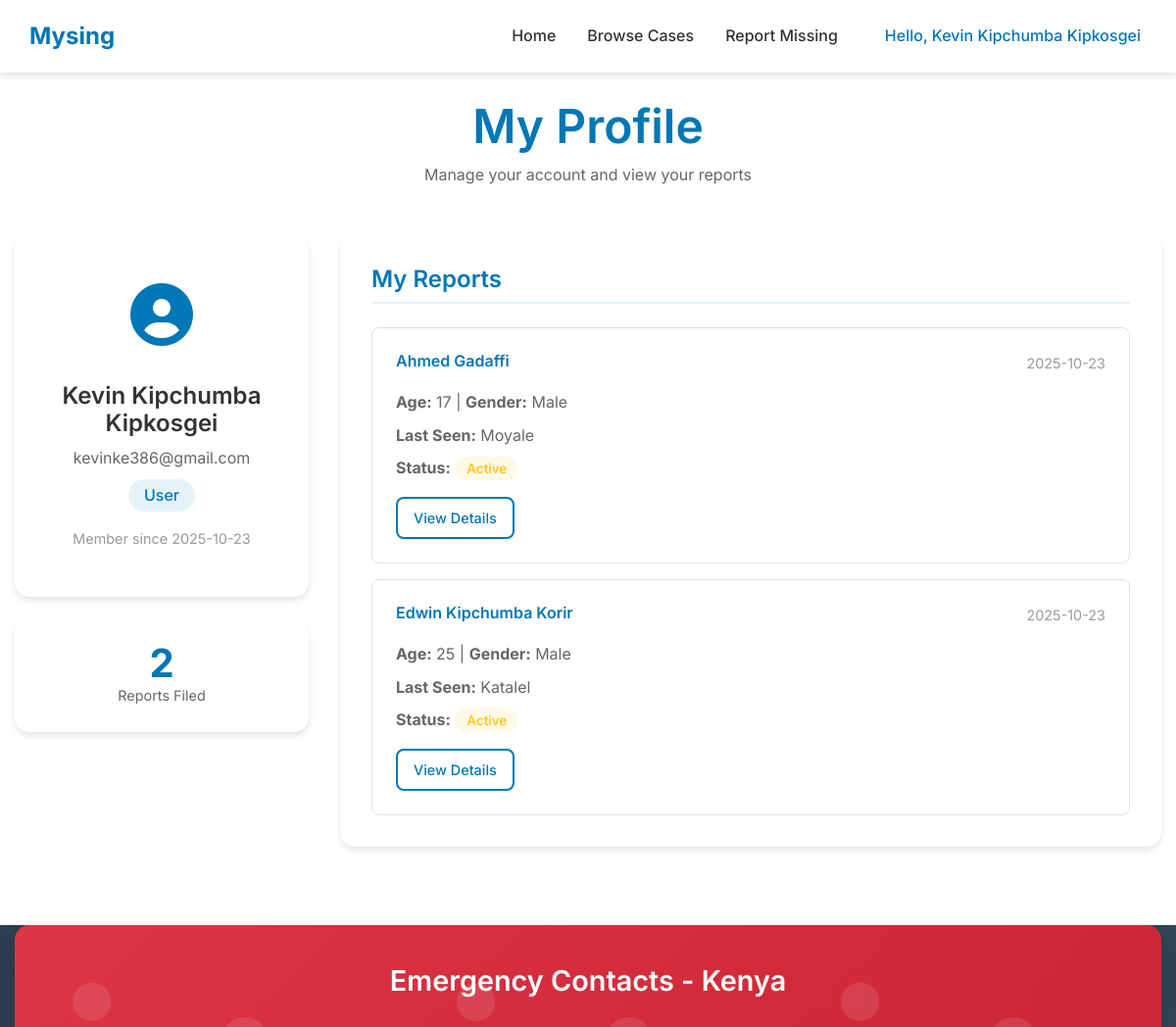
/profile (signed in, upper part), run on an earlier commit of the app's database.
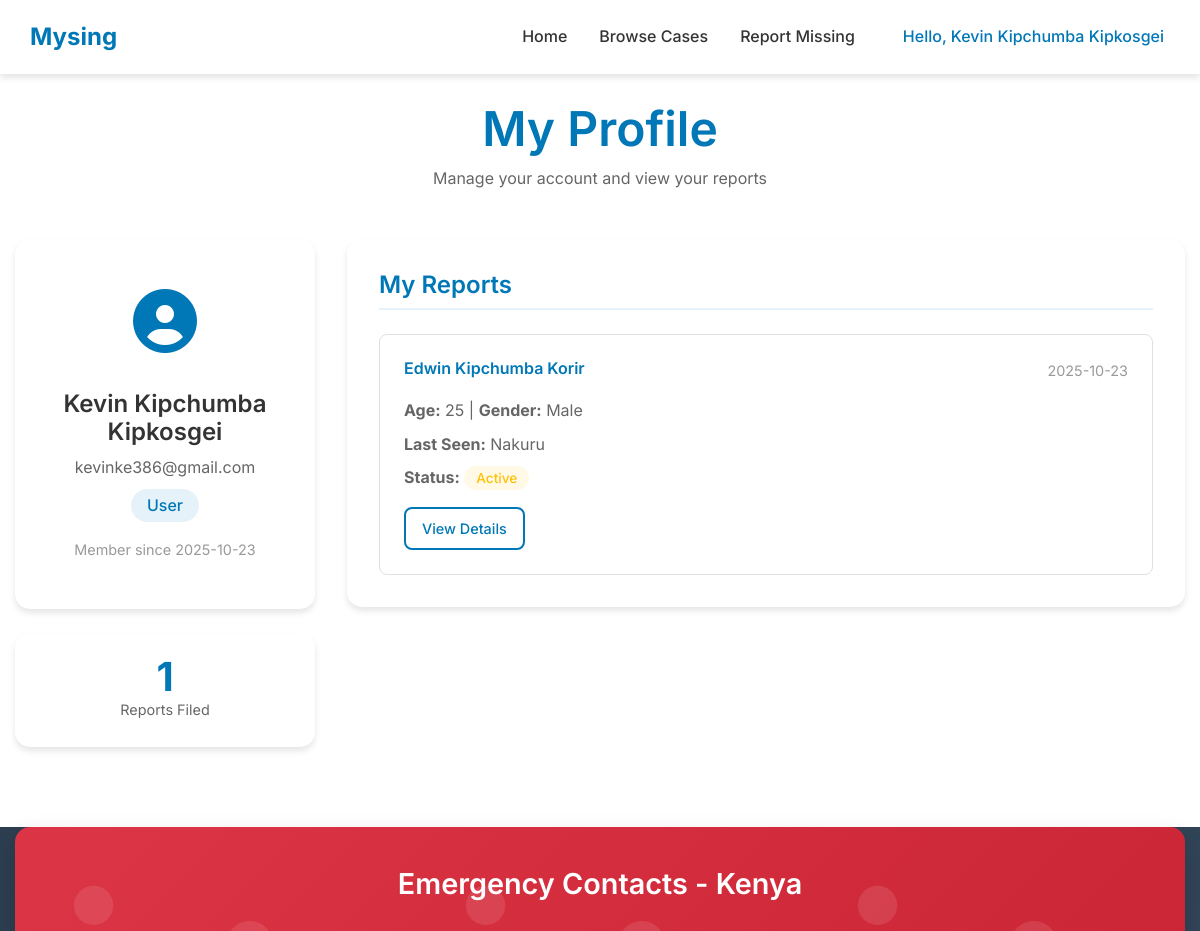
And on a later commit of the database.
### models.py (models this page shows, shortened)
class MissingPerson(db.Model):
    id = db.Column(db.Integer, primary_key=True)
    name = db.Column(db.String(100), nullable=False)
    age = db.Column(db.Integer, nullable=False)
    gender = db.Column(db.String(20), nullable=False)
    last_seen = db.Column(db.String(200), nullable=False)
    last_seen_date = db.Column(db.Date, nullable=False)
    region = db.Column(db.String(50), nullable=False)
    description = db.Column(db.Text, nullable=False)
    contact_name = db.Column(db.String(100), nullable=False)
    contact_phone = db.Column(db.String(20), nullable=False)
    contact_email = db.Column(db.String(100), nullable=False)
    photo_filename = db.Column(db.String(200), nullable=True)
    date_reported = db.Column(db.DateTime, default=datetime.utcnow)
    is_found = db.Column(db.Boolean, default=False)
    reported_by = db.Column(db.Integer, db.ForeignKey('user.id'), nullable=False)

### app.py (the view)
@app.route('/profile')
@login_required
def profile():
    user_reports = MissingPerson.query.filter_by(reported_by=current_user.id).order_by(MissingPerson.date_reported.desc()).all()
    return render_template('profile.html', user_reports=user_reports)

### app.py (called while the page is built)
@login_manager.user_loader
def load_user(user_id):
    return User.query.get(int(user_id))

### templates/profile.html (shortened to what this page needs)
{% extends "base.html" %}
{% block content %}
<section class="profile-section">
    <div class="container">
        <div class="profile-header">
            <h1>My Profile</h1>
            <p>Manage your account and view your reports</p>
        </div>
        <div class="profile-content">
            <div class="profile-sidebar">
                <div class="profile-card">
                    <div class="profile-avatar">
                        <i class="fas fa-user-circle"></i>
                    </div>
                    <h3>{{ current_user.name }}</h3>
                    <p class="user-email">{{ current_user.email }}</p>
                    <p class="user-role">{{ current_user.role|title }}</p>
                    <p class="member-since">Member since {{ current_user.date_joined.strftime('%Y-%m-%d') }}</p>
                </div>
                <div class="profile-stats">
                    <div class="stat-item">
                        <span class="stat-number">{{ user_reports|length }}</span>
                        <span class="stat-label">Reports Filed</span>
                    </div>
                </div>
            </div>
            <div class="profile-main">
                <div class="profile-section-card">
                    <h3>My Reports</h3>
                    {% if user_reports %}
                        <div class="reports-list">
                            {% for report in user_reports %}
                            <div class="report-item">
                                <div class="report-header">
                                    <h4>{{ report.name }}</h4>
                                    <span class="report-date">{{ report.date_reported.strftime('%Y-%m-%d') }}</span>
                                </div>
                                <div class="report-details">
                                    <p><strong>Age:</strong> {{ report.age }} | <strong>Gender:</strong> {{ report.gender }}</p>
                                    <p><strong>Last Seen:</strong> {{ report.last_seen }}</p>
                                    <p><strong>Status:</strong>
                                        <span class="status-{{ 'found' if report.is_found else 'active' }}">
                                            {{ 'Found' if report.is_found else 'Active' }}
                                        </span>
                                    </p>
                                </div>
                                <div class="report-actions">
                                    <a href="{{ url_for('case_details', person_id=report.id) }}" class="btn btn-outline btn-sm">View Details</a>
                                </div>
                            </div>
                            {% endfor %}
                        </div>
                    {% endif %}
                </div>
            </div>
        </div>
    </div>
</section>
{% endblock %}

What changed in the data, as far as the page shows it:
removed MissingPerson: name "Ahmed Gadaffi", date_reported "2025-10-23", age "17", gender "Male", last_seen "Moyale", is_found "Active"
changed MissingPerson "Edwin Kipchumba Korir": last_seen "Katalel" → "Nakuru"
Also different on the page:
{{ user_reports|length }}: "2" → "1"
